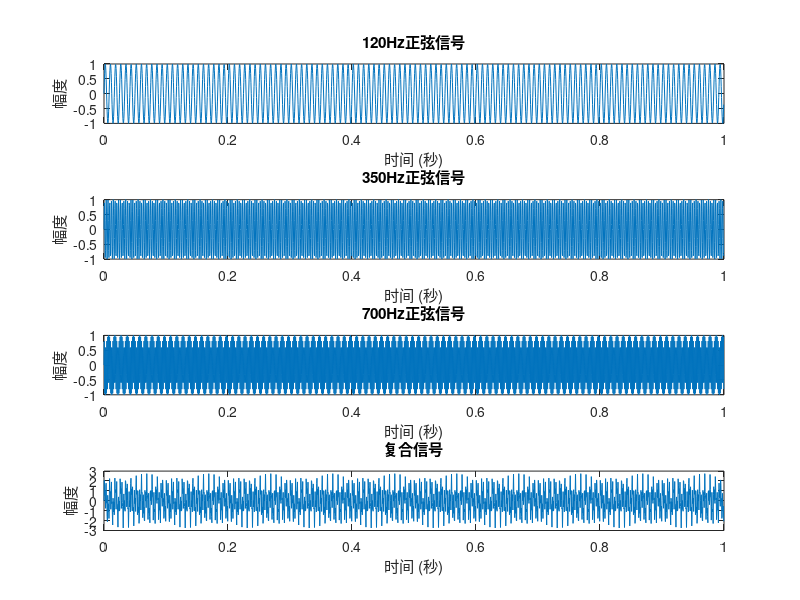
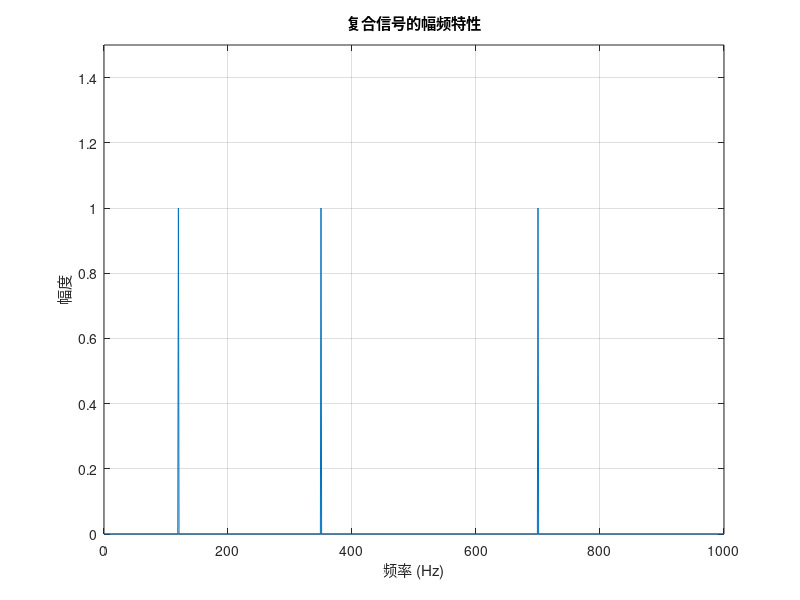
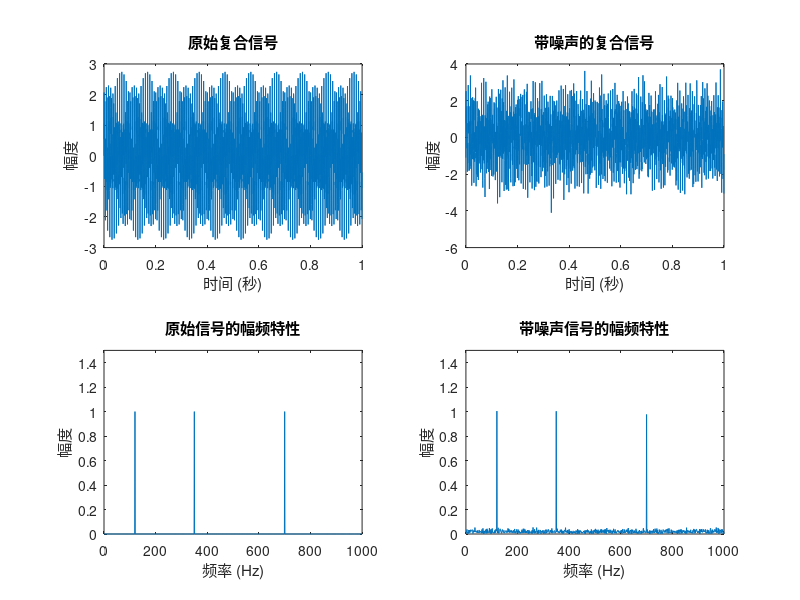

These charts were generated, in order, by the following MATLAB code: (Note: this script raises an error after producing the figures.)
% 信号处理实验：DFT分析和滤波器设计
% 通过FFT实现谱分解和设计滤波器分离信号
close all; clear; clc;

%% 1. 生成复合正弦信号并计算DFT
fs = 2000;                % 采样率 2000Hz
t_duration = 1;           % 信号持续时间1秒
t = 0:1/fs:t_duration-1/fs; % 时间向量
N = length(t);            % 采样点数

% 生成三个频率的正弦信号
f1 = 120;   % 第一个正弦信号频率 120Hz
f2 = 350;   % 第二个正弦信号频率 350Hz
f3 = 700;   % 第三个正弦信号频率 700Hz

% 分别生成三个正弦信号并合成复合信号
x1 = sin(2*pi*f1*t);
x2 = sin(2*pi*f2*t);
x3 = sin(2*pi*f3*t);
x = x1 + x2 + x3;

% 绘制复合信号的时域波形
figure;
subplot(4,1,1);
plot(t, x1);
title('120Hz正弦信号');
xlabel('时间 (秒)'); ylabel('幅度');

subplot(4,1,2);
plot(t, x2);
title('350Hz正弦信号');
xlabel('时间 (秒)'); ylabel('幅度');

subplot(4,1,3);
plot(t, x3);
title('700Hz正弦信号');
xlabel('时间 (秒)'); ylabel('幅度');

subplot(4,1,4);
plot(t, x);
title('复合信号');
xlabel('时间 (秒)'); ylabel('幅度');

% 计算DFT并绘制幅频特性
X = fft(x);         % 计算复合信号的DFT
X_mag = abs(X)/N;   % 幅度谱，除以N进行归一化
X_mag = X_mag(1:N/2+1); % 取一半频谱（由于共轭对称性）
X_mag(2:end-1) = 2*X_mag(2:end-1); % 调整幅度

% 计算频率轴
f = fs*(0:(N/2))/N;

% 绘制幅频特性
figure;
plot(f, X_mag);
title('复合信号的幅频特性');
xlabel('频率 (Hz)'); ylabel('幅度');
grid on;
axis([0 1000 0 1.5]); % 限制x轴范围便于观察

%% 2. 添加随机噪声并分析时频特性
% 生成随机噪声
noise_level = 0.5;
noise = noise_level * randn(size(t));
x_noisy = x + noise;

% 计算带噪声信号的DFT
X_noisy = fft(x_noisy);
X_noisy_mag = abs(X_noisy)/N;
X_noisy_mag = X_noisy_mag(1:N/2+1);
X_noisy_mag(2:end-1) = 2*X_noisy_mag(2:end-1);

% 绘制带噪声信号的时域和频域图
figure;
subplot(2,2,1);
plot(t, x);
title('原始复合信号');
xlabel('时间 (秒)'); ylabel('幅度');

subplot(2,2,2);
plot(t, x_noisy);
title('带噪声的复合信号');
xlabel('时间 (秒)'); ylabel('幅度');

subplot(2,2,3);
plot(f, X_mag);
title('原始信号的幅频特性');
xlabel('频率 (Hz)'); ylabel('幅度');
axis([0 1000 0 1.5]);

subplot(2,2,4);
plot(f, X_noisy_mag);
title('带噪声信号的幅频特性');
xlabel('频率 (Hz)'); ylabel('幅度');
axis([0 1000 0 1.5]);

% 时频分析
figure;
spectrogram(x_noisy, hamming(256), 128, 1024, fs, 'yaxis');
title('带噪声信号的时频图');

%% 3. 设计滤波器并分离信号
% 方法一：使用FIR滤波器（窗函数法）
order = 100;  % 滤波器阶数

% 120Hz带通滤波器
f1_low = 100/fs;   % 通带下限
f1_high = 140/fs;  % 通带上限
b1_fir = fir1(order, [f1_low f1_high], 'bandpass');
[h1_fir, w1_fir] = freqz(b1_fir, 1, 1024);

% 350Hz带通滤波器
f2_low = 330/fs;
f2_high = 370/fs;
b2_fir = fir1(order, [f2_low f2_high], 'bandpass');
[h2_fir, w2_fir] = freqz(b2_fir, 1, 1024);

% 700Hz带通滤波器
f3_low = 680/fs;
f3_high = 720/fs;
b3_fir = fir1(order, [f3_low f3_high], 'bandpass');
[h3_fir, w3_fir] = freqz(b3_fir, 1, 1024);

% 方法二：使用IIR滤波器（巴特沃斯滤波器）
order_iir = 4;
[b1_iir, a1_iir] = butter(order_iir, [f1_low f1_high], 'bandpass');
[h1_iir, w1_iir] = freqz(b1_iir, a1_iir, 1024);

[b2_iir, a2_iir] = butter(order_iir, [f2_low f2_high], 'bandpass');
[h2_iir, w2_iir] = freqz(b2_iir, a2_iir, 1024);

[b3_iir, a3_iir] = butter(order_iir, [f3_low f3_high], 'bandpass');
[h3_iir, w3_iir] = freqz(b3_iir, a3_iir, 1024);

%% 4. 显示滤波器的幅度响应和相位响应
% FIR滤波器响应
figure;
subplot(3,2,1);
plot(w1_fir*fs/(2*pi), abs(h1_fir));
title('120Hz FIR带通滤波器的幅频响应');
xlabel('频率 (Hz)'); ylabel('增益');

subplot(3,2,2);
plot(w1_fir*fs/(2*pi), unwrap(angle(h1_fir)));
title('120Hz FIR带通滤波器的相位响应');
xlabel('频率 (Hz)'); ylabel('相位 (弧度)');

subplot(3,2,3);
plot(w2_fir*fs/(2*pi), abs(h2_fir));
title('350Hz FIR带通滤波器的幅频响应');
xlabel('频率 (Hz)'); ylabel('增益');

subplot(3,2,4);
plot(w2_fir*fs/(2*pi), unwrap(angle(h2_fir)));
title('350Hz FIR带通滤波器的相位响应');
xlabel('频率 (Hz)'); ylabel('相位 (弧度)');

subplot(3,2,5);
plot(w3_fir*fs/(2*pi), abs(h3_fir));
title('700Hz FIR带通滤波器的幅频响应');
xlabel('频率 (Hz)'); ylabel('增益');

subplot(3,2,6);
plot(w3_fir*fs/(2*pi), unwrap(angle(h3_fir)));
title('700Hz FIR带通滤波器的相位响应');
xlabel('频率 (Hz)'); ylabel('相位 (弧度)');

% IIR滤波器响应
figure;
subplot(3,2,1);
plot(w1_iir*fs/(2*pi), abs(h1_iir));
title('120Hz IIR带通滤波器的幅频响应');
xlabel('频率 (Hz)'); ylabel('增益');

subplot(3,2,2);
plot(w1_iir*fs/(2*pi), unwrap(angle(h1_iir)));
title('120Hz IIR带通滤波器的相位响应');
xlabel('频率 (Hz)'); ylabel('相位 (弧度)');

subplot(3,2,3);
plot(w2_iir*fs/(2*pi), abs(h2_iir));
title('350Hz IIR带通滤波器的幅频响应');
xlabel('频率 (Hz)'); ylabel('增益');

subplot(3,2,4);
plot(w2_iir*fs/(2*pi), unwrap(angle(h2_iir)));
title('350Hz IIR带通滤波器的相位响应');
xlabel('频率 (Hz)'); ylabel('相位 (弧度)');

subplot(3,2,5);
plot(w3_iir*fs/(2*pi), abs(h3_iir));
title('700Hz IIR带通滤波器的幅频响应');
xlabel('频率 (Hz)'); ylabel('增益');

subplot(3,2,6);
plot(w3_iir*fs/(2*pi), unwrap(angle(h3_iir)));
title('700Hz IIR带通滤波器的相位响应');
xlabel('频率 (Hz)'); ylabel('相位 (弧度)');

%% 5. 滤波并比较效果
% 使用FIR滤波器滤波
y1_fir = filter(b1_fir, 1, x_noisy);
y2_fir = filter(b2_fir, 1, x_noisy);
y3_fir = filter(b3_fir, 1, x_noisy);

% 使用IIR滤波器滤波
y1_iir = filter(b1_iir, a1_iir, x_noisy);
y2_iir = filter(b2_iir, a2_iir, x_noisy);
y3_iir = filter(b3_iir, a3_iir, x_noisy);

% 绘制FIR滤波结果
figure;
subplot(3,1,1);
plot(t, y1_fir, t, x1, 'r--');
title('FIR滤波器提取的120Hz信号');
xlabel('时间 (秒)'); ylabel('幅度');
legend('滤波后', '原始信号');

subplot(3,1,2);
plot(t, y2_fir, t, x2, 'r--');
title('FIR滤波器提取的350Hz信号');
xlabel('时间 (秒)'); ylabel('幅度');
legend('滤波后', '原始信号');

subplot(3,1,3);
plot(t, y3_fir, t, x3, 'r--');
title('FIR滤波器提取的700Hz信号');
xlabel('时间 (秒)'); ylabel('幅度');
legend('滤波后', '原始信号');

% 绘制IIR滤波结果
figure;
subplot(3,1,1);
plot(t, y1_iir, t, x1, 'r--');
title('IIR滤波器提取的120Hz信号');
xlabel('时间 (秒)'); ylabel('幅度');
legend('滤波后', '原始信号');

subplot(3,1,2);
plot(t, y2_iir, t, x2, 'r--');
title('IIR滤波器提取的350Hz信号');
xlabel('时间 (秒)'); ylabel('幅度');
legend('滤波后', '原始信号');

subplot(3,1,3);
plot(t, y3_iir, t, x3, 'r--');
title('IIR滤波器提取的700Hz信号');
xlabel('时间 (秒)'); ylabel('幅度');
legend('滤波后', '原始信号');

% 计算滤波器性能指标
mse_fir = [mean((y1_fir - x1).^2), mean((y2_fir - x2).^2), mean((y3_fir - x3).^2)];
mse_iir = [mean((y1_iir - x1).^2), mean((y2_iir - x2).^2), mean((y3_iir - x3).^2)];

fprintf('FIR滤波器的均方误差：\n');
fprintf('120Hz: %.6f\n', mse_fir(1));
fprintf('350Hz: %.6f\n', mse_fir(2));
fprintf('700Hz: %.6f\n', mse_fir(3));

fprintf('\nIIR滤波器的均方误差：\n');
fprintf('120Hz: %.6f\n', mse_iir(1));
fprintf('350Hz: %.6f\n', mse_iir(2));
fprintf('700Hz: %.6f\n', mse_iir(3));